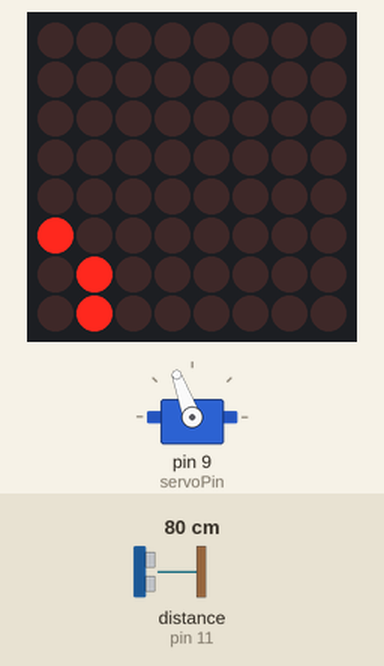
The sketch below on a simulated Arduino Uno, built with avr-gcc and run on an emulated ATmega328P. On the bench: servo, 8×8 LED matrix. Wiring (inferred from the names in the program): ultrasonic range finder: trigger pin 12; echo pin 11. The inputs (shaded band) are chosen by the test bench; at power-on: distance to the obstacle (sensor on pin 11) 80 cm. The echo pulse lasts 58.3 µs per cm; what the sketch prints to the serial monitor is not drawn.

Above: at 1.5 s.
1.6 s: distance to the obstacle (sensor on pin 11) set to 2 cm
At 1.89 s:
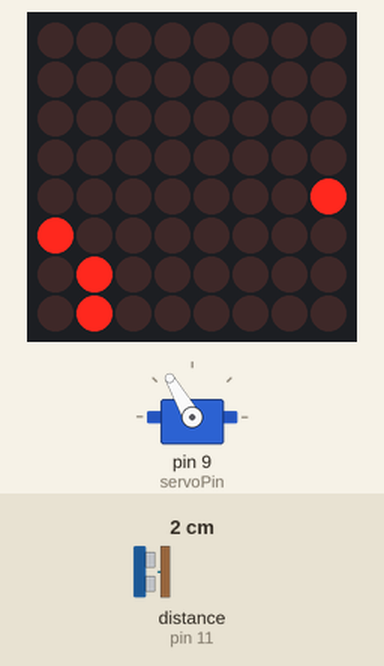
4.0 s: distance to the obstacle (sensor on pin 11) set to 18 cm
At 4.4 s:
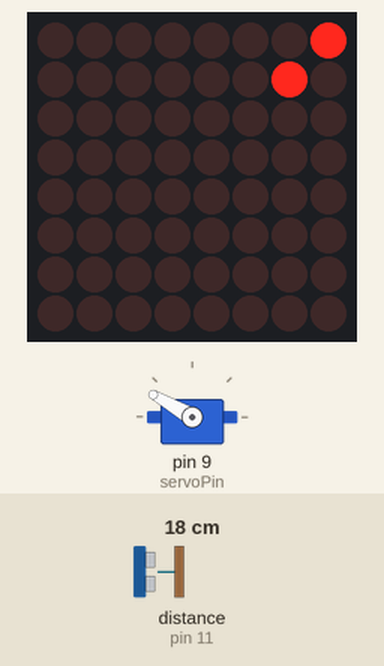
6.2 s: distance to the obstacle (sensor on pin 11) set to 4 cm
At 8.4 s:
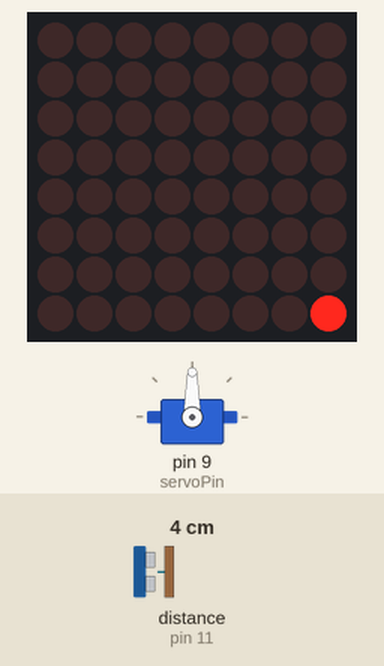
8.5 s: distance to the obstacle (sensor on pin 11) set to 35 cm
At 8.93 s:
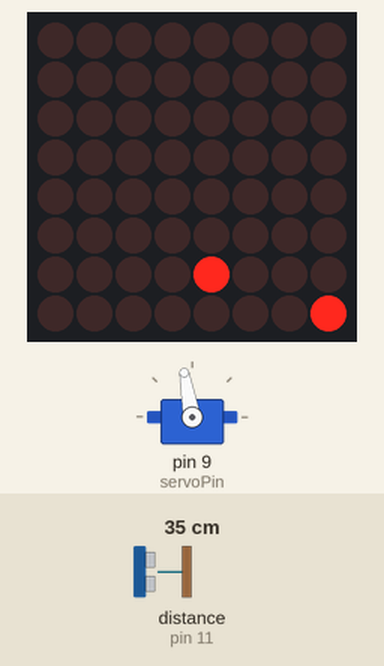
10.8 s: distance to the obstacle (sensor on pin 11) set to 60 cm
At 10.94 s:
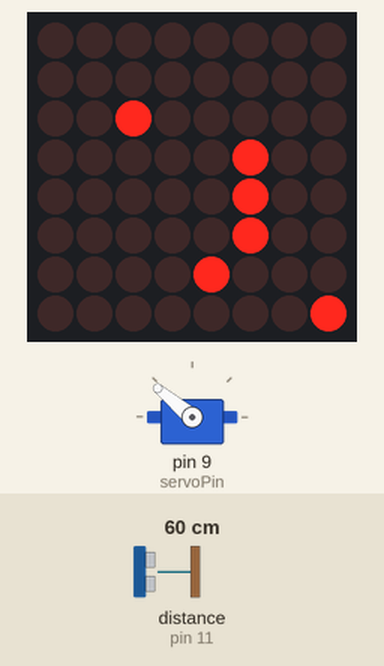
13.0 s: distance to the obstacle (sensor on pin 11) set to 120 cm
At 16.5 s:
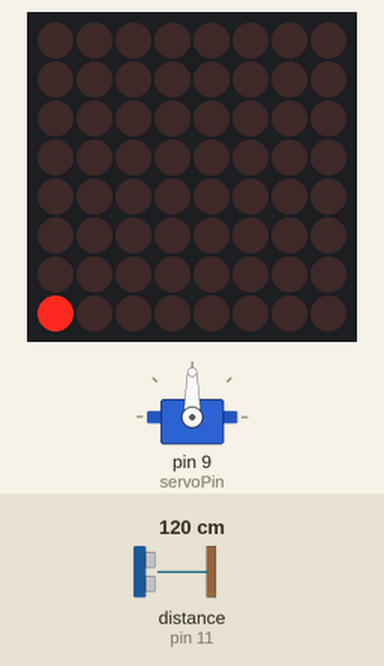
Timing chart, 0 to 18.6 s (numbered marks = the images above; inputs shaded):
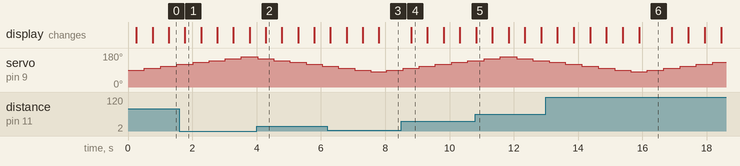

The sketch:

Radar.ino
```cpp
#include "Servo.h"
#include <LedControl.h>

Servo myservo;

// Servo pins
#define servoPin 9
#define triggerPin 12
#define echoPin 11

float duration, distance;

// Matrix pins
int DIN = 7;
int CS = 6;
int CLK = 5;

int RotationLeft = 160;
int RotationRight = 80;
int step = 10;

LedControl lc = LedControl(DIN, CLK, CS, 1);

void setup() {
  Serial.begin(9600);

  myservo.attach(servoPin);

  pinMode(triggerPin, OUTPUT);
  pinMode(echoPin, INPUT);

  lc.shutdown(0, false);
  lc.setIntensity(0, 8);
  lc.clearDisplay(0);
}

void loop() {


  for (int angle = RotationRight + step; angle <= RotationLeft; angle += step) {
      scanAndDisplay(angle);
  }


  for (int angle = RotationLeft - step; angle >= RotationRight; angle -= step) {
      scanAndDisplay(angle);
  }
}

void scanAndDisplay(int angle) {
  myservo.write(angle);
  delay(250);


  float dist = getDistance();

  // Map angle - row
  int row = map(angle, RotationRight, RotationLeft, 7, 0);

  row = constrain(row, 0, 7);

  // Map distance - column
  int col = map(dist, 0, 80, 7, 0);
  col = constrain(col, 0, 7);


  if(angle == RotationLeft || angle == RotationRight){
    lc.clearDisplay(0);
  }

  // Light the LED
  lc.setLed(0, row, col, true);

  delay(250);

  Serial.print("Angle: ");
  Serial.print(angle);
  Serial.print("  Distance: ");
  Serial.print(dist);
  Serial.print(" cm → LED at (row=");
  Serial.print(row);
  Serial.print(" col=");
  Serial.print(col);
  Serial.println(")");
}

float getDistance() {
  digitalWrite(triggerPin, LOW);
  delayMicroseconds(2);
  digitalWrite(triggerPin, HIGH);
  delayMicroseconds(10);
  digitalWrite(triggerPin, LOW);

  duration = pulseIn(echoPin, HIGH);
  distance = (duration * 0.0343) / 2;

  return distance;
}
```

Measured:
- after the input at 1.6 s, the display: changes after 0.17 s (image 1)
- after the input at 4.0 s, the display: changes after 0.28 s (image 2)
- after the input at 6.2 s, the display: first changes after 0.09 s (image 3 shows a later state)
- after the input at 8.5 s, the display: changes after 0.31 s (image 4)
- after the input at 10.8 s, the display: changes at once (image 5)
- after the input at 13.0 s, the display: first changes after 0.36 s (image 6 shows a later state)
- what the display in image 1 shows lasts 0.5 s, from 1.8 s to 2.3 s
